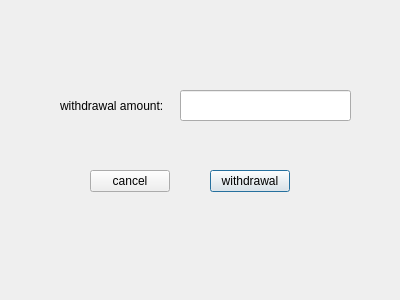
<?xml version="1.0" encoding="UTF-8"?>
<ui version="4.0">
 <class>withdrawal</class>
 <widget class="QDialog" name="withdrawal">
  <property name="geometry">
   <rect>
    <x>0</x>
    <y>0</y>
    <width>400</width>
    <height>300</height>
   </rect>
  </property>
  <property name="windowTitle">
   <string>Dialog</string>
  </property>
  <property name="styleSheet">
   <string notr="true">color: rgb(0, 0, 0)</string>
  </property>
  <widget class="QPushButton" name="withdrawalButton">
   <property name="geometry">
    <rect>
     <x>210</x>
     <y>170</y>
     <width>80</width>
     <height>22</height>
    </rect>
   </property>
   <property name="text">
    <string>withdrawal</string>
   </property>
  </widget>
  <widget class="QPushButton" name="cancelButton">
   <property name="geometry">
    <rect>
     <x>90</x>
     <y>170</y>
     <width>80</width>
     <height>22</height>
    </rect>
   </property>
   <property name="text">
    <string>cancel</string>
   </property>
  </widget>
  <widget class="QLabel" name="withdrawalLabel">
   <property name="geometry">
    <rect>
     <x>60</x>
     <y>80</y>
     <width>171</width>
     <height>51</height>
    </rect>
   </property>
   <property name="styleSheet">
    <string notr="true">QLabel#depoAmountLabel {
	font-size: 18px
}</string>
   </property>
   <property name="text">
    <string>withdrawal amount:</string>
   </property>
  </widget>
  <widget class="QLineEdit" name="withdrawalValueText">
   <property name="geometry">
    <rect>
     <x>180</x>
     <y>90</y>
     <width>171</width>
     <height>31</height>
    </rect>
   </property>
  </widget>
 </widget>
 <resources/>
 <connections/>
</ui>
